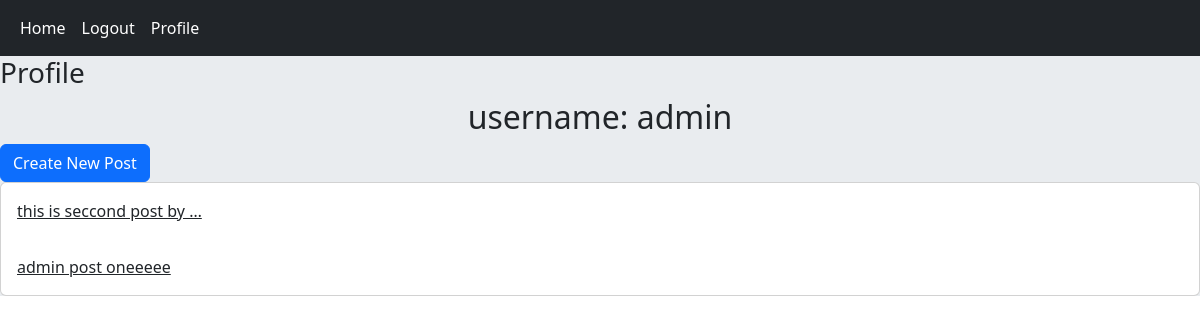
Before: /accounts/profile/1/ (signed in) with the older database file.
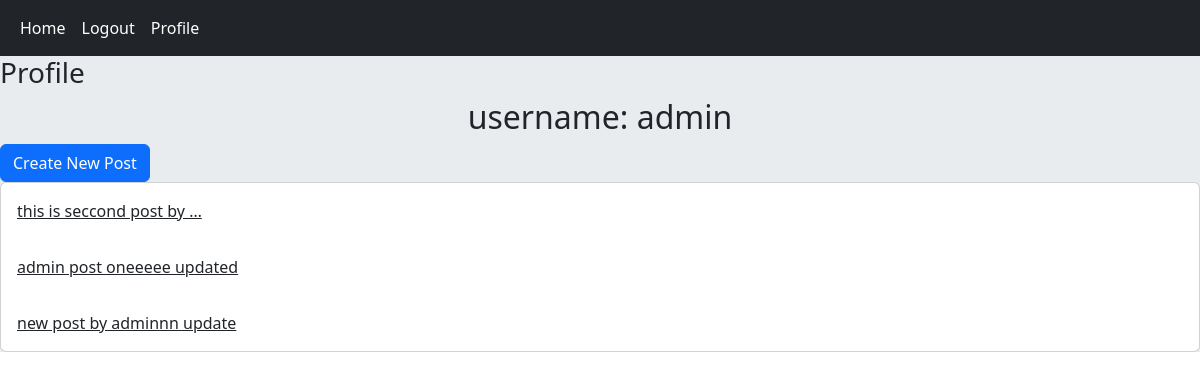
After: the same page with the newer database file.
### home/models.py (models this page shows, shortened)
class Post(models.Model):
    user    = models.ForeignKey(User, on_delete=models.CASCADE)
    body    = models.TextField()
    slug    = models.SlugField()
    created = models.DateTimeField(auto_now_add=True)
    updated = models.DateTimeField(auto_now=True)
    def get_absolute_url(self):
        return reverse("home:post_details", args=(self.id, self.slug))

### accounts/views.py (the view)
# urls.py: path('profile/<int:user_id>/', views.UserProfileView.as_view(), name='user_profile'),
class UserProfileView(LoginRequiredMixin, View):
    def get(self, request, user_id):
        user = User.objects.get(pk=user_id)
        posts = Post.objects.filter(user=user)
        return render(request, 'accounts/profile.html/',
                      {'user':user, 'posts':posts})

### accounts/templates/accounts/profile.html (shortened to what this page needs)
{% extends 'base.html' %}
{% block content %}
    <h3>Profile</h3>
    <h2 class="text-center"> username: {{user.username}} </h2>
    {% if  request.user.id == user.id %}
    <a href="{%url 'home:post_create' %}"  class="btn btn-primary" > Create New Post</a>
    {% endif %}
    <div class="card">
        {% for post in posts %}
            <a  href="{{post.get_absolute_url}}" class="card-body" >{{post.body |  truncatewords:5}} </a>
        {% endfor %}
    </div>
{% endblock %}

Changed rows visible on the page:
changed Post: body "admin post oneeeee" → "admin post oneeeee updated"
added Post: body "new post by adminnn update"
